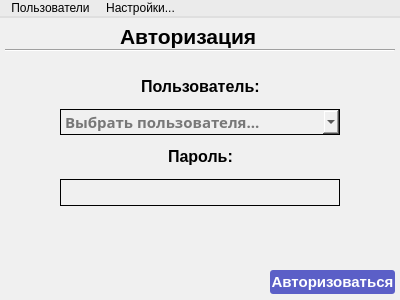
<?xml version="1.0" encoding="UTF-8"?>
<ui version="4.0">
 <class>AuthWindow</class>
 <widget class="QWidget" name="AuthWindow">
  <property name="geometry">
   <rect>
    <x>0</x>
    <y>0</y>
    <width>400</width>
    <height>300</height>
   </rect>
  </property>
  <property name="minimumSize">
   <size>
    <width>400</width>
    <height>300</height>
   </size>
  </property>
  <property name="maximumSize">
   <size>
    <width>400</width>
    <height>300</height>
   </size>
  </property>
  <property name="windowTitle">
   <string>Окно авторизации</string>
  </property>
  <property name="styleSheet">
   <string notr="true">#AuthWindow{
background-color:rgb(240,240,240);
}</string>
  </property>
  <layout class="QVBoxLayout" name="verticalLayout_3">
   <property name="spacing">
    <number>0</number>
   </property>
   <property name="leftMargin">
    <number>0</number>
   </property>
   <property name="topMargin">
    <number>0</number>
   </property>
   <property name="rightMargin">
    <number>0</number>
   </property>
   <property name="bottomMargin">
    <number>0</number>
   </property>
   <item>
    <widget class="QMenuBar" name="menubar">
     <property name="styleSheet">
      <string notr="true">QMenuBar{
color:black;
background-color:rgba(235, 235, 235,1.0);
border-bottom:2px solid black;
border-color:rgb(223,223,223);
} 

QMenuBar::item {
color:black;
background-color:rgba(235, 235, 235,1.0);
border-bottom:2px solid black;
border-color:rgb(223,223,223);
padding: 1px 5px;
}

QMenuBar::item:selected { 
background-color:rgb(217,217,217);
border:1px solid black;
border-bottom:2px solid black;
border-color:rgb(223,223,223);
color:black;
} 

QMenuBar::item:pressed { 
background-color:rgb(217,217,217);
border:1px solid black;
color:black;
border-bottom:2px solid black;
border-color:rgb(223,223,223);
}</string>
     </property>
     <property name="defaultUp">
      <bool>false</bool>
     </property>
     <widget class="QMenu" name="menu">
      <property name="geometry">
       <rect>
        <x>345</x>
        <y>98</y>
        <width>181</width>
        <height>72</height>
       </rect>
      </property>
      <property name="maximumSize">
       <size>
        <width>16777215</width>
        <height>16777215</height>
       </size>
      </property>
      <property name="styleSheet">
       <string notr="true">QMenu{
 color:black; 
 background-color:rgb(235,235,235);
} 
QMenu::item:selected { 
background: rgb(215,215,215);
color:black; 
} 
QMenu::item:pressed { 
background: rgb(215,215,215);
 color:black; 
}</string>
      </property>
      <property name="title">
       <string>Пользователи</string>
      </property>
      <addaction name="action_StackedWidgetNewUserOpen"/>
     </widget>
     <widget class="QMenu" name="menu_2">
      <property name="styleSheet">
       <string notr="true">QMenu{
 color:black; 
 background-color:rgb(235,235,235);
} 
QMenu::item:selected { 
background: rgb(215,215,215);
color:black; 
} 
QMenu::item:pressed { 
background: rgb(215,215,215);
 color:black; 
}</string>
      </property>
      <property name="title">
       <string>Настройки...</string>
      </property>
      <addaction name="action"/>
      <addaction name="action_2"/>
     </widget>
     <addaction name="menu"/>
     <addaction name="menu_2"/>
    </widget>
   </item>
   <item>
    <widget class="QWidget" name="centralwidget" native="true">
     <property name="styleSheet">
      <string notr="true">background-color:rgb(240,240,240);</string>
     </property>
     <layout class="QHBoxLayout" name="horizontalLayout_24">
      <property name="spacing">
       <number>0</number>
      </property>
      <property name="leftMargin">
       <number>0</number>
      </property>
      <property name="topMargin">
       <number>0</number>
      </property>
      <property name="rightMargin">
       <number>0</number>
      </property>
      <property name="bottomMargin">
       <number>0</number>
      </property>
      <item>
       <widget class="QStackedWidget" name="stackedWidget">
        <property name="minimumSize">
         <size>
          <width>400</width>
          <height>280</height>
         </size>
        </property>
        <property name="maximumSize">
         <size>
          <width>400</width>
          <height>280</height>
         </size>
        </property>
        <property name="currentIndex">
         <number>0</number>
        </property>
        <widget class="QWidget" name="login">
         <layout class="QVBoxLayout" name="verticalLayout_2">
          <property name="spacing">
           <number>0</number>
          </property>
          <property name="leftMargin">
           <number>5</number>
          </property>
          <property name="topMargin">
           <number>5</number>
          </property>
          <property name="rightMargin">
           <number>5</number>
          </property>
          <property name="bottomMargin">
           <number>5</number>
          </property>
          <item>
           <layout class="QHBoxLayout" name="horizontalLayout_5">
            <item>
             <spacer name="horizontalSpacer_8">
              <property name="orientation">
               <enum>Qt::Horizontal</enum>
              </property>
              <property name="sizeHint" stdset="0">
               <size>
                <width>108</width>
                <height>20</height>
               </size>
              </property>
             </spacer>
            </item>
            <item>
             <widget class="QLabel" name="label_main">
              <property name="sizePolicy">
               <sizepolicy hsizetype="Fixed" vsizetype="Fixed">
                <horstretch>0</horstretch>
                <verstretch>0</verstretch>
               </sizepolicy>
              </property>
              <property name="font">
               <font>
                <pointsize>16</pointsize>
                <bold>true</bold>
               </font>
              </property>
              <property name="styleSheet">
               <string notr="true">color:black</string>
              </property>
              <property name="text">
               <string>Авторизация</string>
              </property>
             </widget>
            </item>
            <item>
             <spacer name="horizontalSpacer_9">
              <property name="orientation">
               <enum>Qt::Horizontal</enum>
              </property>
              <property name="sizeHint" stdset="0">
               <size>
                <width>138</width>
                <height>20</height>
               </size>
              </property>
             </spacer>
            </item>
           </layout>
          </item>
          <item>
           <widget class="Line" name="line">
            <property name="orientation">
             <enum>Qt::Horizontal</enum>
            </property>
           </widget>
          </item>
          <item>
           <spacer name="verticalSpacer">
            <property name="orientation">
             <enum>Qt::Vertical</enum>
            </property>
            <property name="sizeType">
             <enum>QSizePolicy::Fixed</enum>
            </property>
            <property name="sizeHint" stdset="0">
             <size>
              <width>20</width>
              <height>25</height>
             </size>
            </property>
           </spacer>
          </item>
          <item>
           <layout class="QHBoxLayout" name="horizontalLayout_3">
            <item>
             <spacer name="horizontalSpacer_6">
              <property name="orientation">
               <enum>Qt::Horizontal</enum>
              </property>
              <property name="sizeType">
               <enum>QSizePolicy::Fixed</enum>
              </property>
              <property name="sizeHint" stdset="0">
               <size>
                <width>55</width>
                <height>20</height>
               </size>
              </property>
             </spacer>
            </item>
            <item>
             <layout class="QVBoxLayout" name="verticalLayout">
              <property name="spacing">
               <number>12</number>
              </property>
              <property name="bottomMargin">
               <number>10</number>
              </property>
              <item>
               <layout class="QHBoxLayout" name="horizontalLayout">
                <item>
                 <spacer name="horizontalSpacer">
                  <property name="orientation">
                   <enum>Qt::Horizontal</enum>
                  </property>
                  <property name="sizeHint" stdset="0">
                   <size>
                    <width>17</width>
                    <height>20</height>
                   </size>
                  </property>
                 </spacer>
                </item>
                <item>
                 <widget class="QLabel" name="label_2">
                  <property name="sizePolicy">
                   <sizepolicy hsizetype="Fixed" vsizetype="Fixed">
                    <horstretch>0</horstretch>
                    <verstretch>0</verstretch>
                   </sizepolicy>
                  </property>
                  <property name="font">
                   <font>
                    <pointsize>12</pointsize>
                    <bold>true</bold>
                   </font>
                  </property>
                  <property name="styleSheet">
                   <string notr="true">color:black</string>
                  </property>
                  <property name="text">
                   <string>Пользователь:</string>
                  </property>
                 </widget>
                </item>
                <item>
                 <spacer name="horizontalSpacer_2">
                  <property name="orientation">
                   <enum>Qt::Horizontal</enum>
                  </property>
                  <property name="sizeHint" stdset="0">
                   <size>
                    <width>18</width>
                    <height>20</height>
                   </size>
                  </property>
                 </spacer>
                </item>
               </layout>
              </item>
              <item>
               <widget class="QComboBox" name="comboBox_user">
                <property name="font">
                 <font>
                  <family>Segoe UI Variable Display Semib</family>
                  <pointsize>11</pointsize>
                  <bold>true</bold>
                 </font>
                </property>
                <property name="styleSheet">
                 <string notr="true">color:black;
border: 1px solid black;</string>
                </property>
                <property name="placeholderText">
                 <string>Выбрать пользователя...</string>
                </property>
               </widget>
              </item>
              <item>
               <layout class="QHBoxLayout" name="horizontalLayout_2">
                <item>
                 <spacer name="horizontalSpacer_3">
                  <property name="orientation">
                   <enum>Qt::Horizontal</enum>
                  </property>
                  <property name="sizeHint" stdset="0">
                   <size>
                    <width>28</width>
                    <height>20</height>
                   </size>
                  </property>
                 </spacer>
                </item>
                <item>
                 <widget class="QLabel" name="label_3">
                  <property name="sizePolicy">
                   <sizepolicy hsizetype="Fixed" vsizetype="Fixed">
                    <horstretch>0</horstretch>
                    <verstretch>0</verstretch>
                   </sizepolicy>
                  </property>
                  <property name="font">
                   <font>
                    <pointsize>12</pointsize>
                    <bold>true</bold>
                   </font>
                  </property>
                  <property name="styleSheet">
                   <string notr="true">color:black;</string>
                  </property>
                  <property name="text">
                   <string>Пароль:</string>
                  </property>
                 </widget>
                </item>
                <item>
                 <spacer name="horizontalSpacer_4">
                  <property name="orientation">
                   <enum>Qt::Horizontal</enum>
                  </property>
                  <property name="sizeHint" stdset="0">
                   <size>
                    <width>40</width>
                    <height>20</height>
                   </size>
                  </property>
                 </spacer>
                </item>
               </layout>
              </item>
              <item>
               <widget class="QLineEdit" name="lineEdit_password">
                <property name="font">
                 <font>
                  <family>Segoe UI Variable Display Semib</family>
                  <pointsize>12</pointsize>
                  <bold>true</bold>
                 </font>
                </property>
                <property name="styleSheet">
                 <string notr="true">color:black;
border: 1px solid black;</string>
                </property>
               </widget>
              </item>
             </layout>
            </item>
            <item>
             <spacer name="horizontalSpacer_7">
              <property name="orientation">
               <enum>Qt::Horizontal</enum>
              </property>
              <property name="sizeType">
               <enum>QSizePolicy::Fixed</enum>
              </property>
              <property name="sizeHint" stdset="0">
               <size>
                <width>55</width>
                <height>20</height>
               </size>
              </property>
             </spacer>
            </item>
           </layout>
          </item>
          <item>
           <spacer name="verticalSpacer_2">
            <property name="orientation">
             <enum>Qt::Vertical</enum>
            </property>
            <property name="sizeHint" stdset="0">
             <size>
              <width>20</width>
              <height>51</height>
             </size>
            </property>
           </spacer>
          </item>
          <item>
           <layout class="QHBoxLayout" name="horizontalLayout_4">
            <item>
             <spacer name="horizontalSpacer_5">
              <property name="orientation">
               <enum>Qt::Horizontal</enum>
              </property>
              <property name="sizeHint" stdset="0">
               <size>
                <width>258</width>
                <height>20</height>
               </size>
              </property>
             </spacer>
            </item>
            <item>
             <widget class="QPushButton" name="pushButton_auth">
              <property name="sizePolicy">
               <sizepolicy hsizetype="Fixed" vsizetype="Fixed">
                <horstretch>0</horstretch>
                <verstretch>0</verstretch>
               </sizepolicy>
              </property>
              <property name="minimumSize">
               <size>
                <width>125</width>
                <height>24</height>
               </size>
              </property>
              <property name="font">
               <font>
                <pointsize>11</pointsize>
                <bold>true</bold>
               </font>
              </property>
              <property name="styleSheet">
               <string notr="true">QPushButton{color:white;
background-color:rgb(91,95,199);
border-radius:3px;
}

QPushButton:hover{ 
color:white;
background-color:rgb(68,71,145);
border-radius:3px;
}</string>
              </property>
              <property name="text">
               <string>Авторизоваться</string>
              </property>
             </widget>
            </item>
           </layout>
          </item>
         </layout>
        </widget>
        <widget class="QWidget" name="add">
         <layout class="QVBoxLayout" name="verticalLayout_6">
          <property name="spacing">
           <number>0</number>
          </property>
          <property name="leftMargin">
           <number>5</number>
          </property>
          <property name="topMargin">
           <number>5</number>
          </property>
          <property name="rightMargin">
           <number>5</number>
          </property>
          <property name="bottomMargin">
           <number>5</number>
          </property>
          <item>
           <layout class="QHBoxLayout" name="horizontalLayout_14">
            <item>
             <spacer name="horizontalSpacer_25">
              <property name="orientation">
               <enum>Qt::Horizontal</enum>
              </property>
              <property name="sizeHint" stdset="0">
               <size>
                <width>58</width>
                <height>20</height>
               </size>
              </property>
             </spacer>
            </item>
            <item>
             <widget class="QLabel" name="label">
              <property name="font">
               <font>
                <pointsize>16</pointsize>
                <bold>true</bold>
               </font>
              </property>
              <property name="styleSheet">
               <string notr="true">color:black</string>
              </property>
              <property name="text">
               <string>Добавить пользователя</string>
              </property>
             </widget>
            </item>
            <item>
             <spacer name="horizontalSpacer_26">
              <property name="orientation">
               <enum>Qt::Horizontal</enum>
              </property>
              <property name="sizeHint" stdset="0">
               <size>
                <width>40</width>
                <height>20</height>
               </size>
              </property>
             </spacer>
            </item>
           </layout>
          </item>
          <item>
           <widget class="Line" name="line_3">
            <property name="orientation">
             <enum>Qt::Horizontal</enum>
            </property>
           </widget>
          </item>
          <item>
           <spacer name="verticalSpacer_6">
            <property name="orientation">
             <enum>Qt::Vertical</enum>
            </property>
            <property name="sizeType">
             <enum>QSizePolicy::Fixed</enum>
            </property>
            <property name="sizeHint" stdset="0">
             <size>
              <width>20</width>
              <height>25</height>
             </size>
            </property>
           </spacer>
          </item>
          <item>
           <layout class="QHBoxLayout" name="horizontalLayout_15">
            <item>
             <spacer name="horizontalSpacer_27">
              <property name="orientation">
               <enum>Qt::Horizontal</enum>
              </property>
              <property name="sizeHint" stdset="0">
               <size>
                <width>40</width>
                <height>20</height>
               </size>
              </property>
             </spacer>
            </item>
            <item>
             <layout class="QVBoxLayout" name="verticalLayout_5">
              <item>
               <layout class="QHBoxLayout" name="horizontalLayout_13">
                <item>
                 <spacer name="horizontalSpacer_23">
                  <property name="orientation">
                   <enum>Qt::Horizontal</enum>
                  </property>
                  <property name="sizeHint" stdset="0">
                   <size>
                    <width>40</width>
                    <height>20</height>
                   </size>
                  </property>
                 </spacer>
                </item>
                <item>
                 <widget class="QLabel" name="label_6">
                  <property name="font">
                   <font>
                    <pointsize>12</pointsize>
                    <bold>true</bold>
                   </font>
                  </property>
                  <property name="styleSheet">
                   <string notr="true">color:black</string>
                  </property>
                  <property name="text">
                   <string>Имя пользователя:</string>
                  </property>
                 </widget>
                </item>
                <item>
                 <spacer name="horizontalSpacer_24">
                  <property name="orientation">
                   <enum>Qt::Horizontal</enum>
                  </property>
                  <property name="sizeHint" stdset="0">
                   <size>
                    <width>40</width>
                    <height>20</height>
                   </size>
                  </property>
                 </spacer>
                </item>
               </layout>
              </item>
              <item>
               <widget class="QLineEdit" name="lineEdit">
                <property name="font">
                 <font>
                  <family>Segoe UI Variable Display Semib</family>
                  <pointsize>12</pointsize>
                  <bold>true</bold>
                 </font>
                </property>
                <property name="styleSheet">
                 <string notr="true">color:black;
border: 1px solid black;</string>
                </property>
                <property name="placeholderText">
                 <string/>
                </property>
               </widget>
              </item>
              <item>
               <layout class="QHBoxLayout" name="horizontalLayout_12">
                <item>
                 <spacer name="horizontalSpacer_21">
                  <property name="orientation">
                   <enum>Qt::Horizontal</enum>
                  </property>
                  <property name="sizeHint" stdset="0">
                   <size>
                    <width>40</width>
                    <height>20</height>
                   </size>
                  </property>
                 </spacer>
                </item>
                <item>
                 <widget class="QLabel" name="label_7">
                  <property name="font">
                   <font>
                    <pointsize>12</pointsize>
                    <bold>true</bold>
                   </font>
                  </property>
                  <property name="styleSheet">
                   <string notr="true">color:black</string>
                  </property>
                  <property name="text">
                   <string>Пароль:</string>
                  </property>
                 </widget>
                </item>
                <item>
                 <spacer name="horizontalSpacer_22">
                  <property name="orientation">
                   <enum>Qt::Horizontal</enum>
                  </property>
                  <property name="sizeHint" stdset="0">
                   <size>
                    <width>40</width>
                    <height>20</height>
                   </size>
                  </property>
                 </spacer>
                </item>
               </layout>
              </item>
              <item>
               <widget class="QLineEdit" name="lineEdit_2">
                <property name="font">
                 <font>
                  <family>Segoe UI Variable Display Semib</family>
                  <pointsize>12</pointsize>
                  <bold>true</bold>
                 </font>
                </property>
                <property name="styleSheet">
                 <string notr="true">color:black;
border: 1px solid black;</string>
                </property>
               </widget>
              </item>
             </layout>
            </item>
            <item>
             <spacer name="horizontalSpacer_28">
              <property name="orientation">
               <enum>Qt::Horizontal</enum>
              </property>
              <property name="sizeHint" stdset="0">
               <size>
                <width>40</width>
                <height>20</height>
               </size>
              </property>
             </spacer>
            </item>
           </layout>
          </item>
          <item>
           <spacer name="verticalSpacer_5">
            <property name="orientation">
             <enum>Qt::Vertical</enum>
            </property>
            <property name="sizeHint" stdset="0">
             <size>
              <width>20</width>
              <height>52</height>
             </size>
            </property>
           </spacer>
          </item>
          <item>
           <layout class="QHBoxLayout" name="horizontalLayout_11">
            <item>
             <spacer name="horizontalSpacer_20">
              <property name="orientation">
               <enum>Qt::Horizontal</enum>
              </property>
              <property name="sizeHint" stdset="0">
               <size>
                <width>40</width>
                <height>20</height>
               </size>
              </property>
             </spacer>
            </item>
            <item>
             <widget class="QPushButton" name="pushButton_back">
              <property name="sizePolicy">
               <sizepolicy hsizetype="Fixed" vsizetype="Fixed">
                <horstretch>0</horstretch>
                <verstretch>0</verstretch>
               </sizepolicy>
              </property>
              <property name="minimumSize">
               <size>
                <width>80</width>
                <height>24</height>
               </size>
              </property>
              <property name="font">
               <font>
                <family>Segoe UI</family>
                <pointsize>11</pointsize>
                <bold>true</bold>
               </font>
              </property>
              <property name="styleSheet">
               <string notr="true">QPushButton{color:white;
background-color:rgb(91,95,199);
border-radius:3px;
}

QPushButton:hover{ 
color:white;
background-color:rgb(68,71,145);
border-radius:3px;
}</string>
              </property>
              <property name="text">
               <string>Назад</string>
              </property>
             </widget>
            </item>
            <item>
             <spacer name="horizontalSpacer_19">
              <property name="orientation">
               <enum>Qt::Horizontal</enum>
              </property>
              <property name="sizeType">
               <enum>QSizePolicy::Fixed</enum>
              </property>
              <property name="sizeHint" stdset="0">
               <size>
                <width>5</width>
                <height>20</height>
               </size>
              </property>
             </spacer>
            </item>
            <item>
             <widget class="QPushButton" name="pushButton_addNewUserInAuth">
              <property name="sizePolicy">
               <sizepolicy hsizetype="Fixed" vsizetype="Fixed">
                <horstretch>0</horstretch>
                <verstretch>0</verstretch>
               </sizepolicy>
              </property>
              <property name="minimumSize">
               <size>
                <width>80</width>
                <height>24</height>
               </size>
              </property>
              <property name="font">
               <font>
                <pointsize>11</pointsize>
                <bold>true</bold>
               </font>
              </property>
              <property name="styleSheet">
               <string notr="true">QPushButton{color:white;
background-color:rgb(91,95,199);
border-radius:3px;
}

QPushButton:hover{ 
color:white;
background-color:rgb(68,71,145);
border-radius:3px;
}</string>
              </property>
              <property name="text">
               <string>Добавить</string>
              </property>
             </widget>
            </item>
           </layout>
          </item>
         </layout>
        </widget>
        <widget class="QWidget" name="page">
         <layout class="QVBoxLayout" name="verticalLayout_10">
          <property name="spacing">
           <number>0</number>
          </property>
          <property name="leftMargin">
           <number>5</number>
          </property>
          <property name="topMargin">
           <number>5</number>
          </property>
          <property name="rightMargin">
           <number>5</number>
          </property>
          <property name="bottomMargin">
           <number>5</number>
          </property>
          <item>
           <layout class="QHBoxLayout" name="horizontalLayout_23">
            <property name="spacing">
             <number>8</number>
            </property>
            <item>
             <spacer name="horizontalSpacer_43">
              <property name="orientation">
               <enum>Qt::Horizontal</enum>
              </property>
              <property name="sizeHint" stdset="0">
               <size>
                <width>40</width>
                <height>20</height>
               </size>
              </property>
             </spacer>
            </item>
            <item>
             <widget class="QRadioButton" name="radioButton">
              <property name="styleSheet">
               <string notr="true">color:white</string>
              </property>
              <property name="text">
               <string>Тёмная</string>
              </property>
             </widget>
            </item>
            <item>
             <widget class="QRadioButton" name="radioButton_2">
              <property name="styleSheet">
               <string notr="true">color:white</string>
              </property>
              <property name="text">
               <string>Светлая</string>
              </property>
             </widget>
            </item>
            <item>
             <spacer name="horizontalSpacer_44">
              <property name="orientation">
               <enum>Qt::Horizontal</enum>
              </property>
              <property name="sizeHint" stdset="0">
               <size>
                <width>40</width>
                <height>20</height>
               </size>
              </property>
             </spacer>
            </item>
           </layout>
          </item>
          <item>
           <widget class="QLabel" name="label_8">
            <property name="text">
             <string/>
            </property>
            <property name="pixmap">
             <pixmap resource="recources.qrc">:/images/images/dark_theme_small.png</pixmap>
            </property>
            <property name="alignment">
             <set>Qt::AlignCenter</set>
            </property>
           </widget>
          </item>
          <item>
           <layout class="QHBoxLayout" name="horizontalLayout_25">
            <item>
             <spacer name="horizontalSpacer_45">
              <property name="orientation">
               <enum>Qt::Horizontal</enum>
              </property>
              <property name="sizeHint" stdset="0">
               <size>
                <width>40</width>
                <height>20</height>
               </size>
              </property>
             </spacer>
            </item>
            <item>
             <widget class="QPushButton" name="pushButton">
              <property name="styleSheet">
               <string notr="true">background-color:white;
color:black;</string>
              </property>
              <property name="text">
               <string>Назад</string>
              </property>
             </widget>
            </item>
           </layout>
          </item>
         </layout>
        </widget>
       </widget>
      </item>
     </layout>
    </widget>
   </item>
  </layout>
  <action name="action_StackedWidgetNewUserOpen">
   <property name="text">
    <string>Добавить пользователя</string>
   </property>
  </action>
  <action name="action">
   <property name="text">
    <string>Изменить путь к базе данных</string>
   </property>
  </action>
  <action name="action_2">
   <property name="enabled">
    <bool>false</bool>
   </property>
   <property name="text">
    <string>Настройки темы...</string>
   </property>
   <property name="iconVisibleInMenu">
    <bool>true</bool>
   </property>
  </action>
 </widget>
 <resources>
  <include location="recources.qrc"/>
 </resources>
 <connections/>
</ui>
